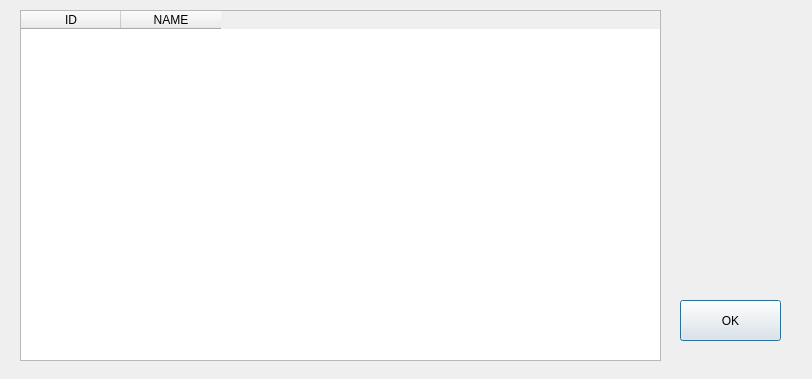
<?xml version="1.0" encoding="UTF-8"?>
<ui version="4.0">
 <class>Dialog</class>
 <widget class="QDialog" name="Dialog">
  <property name="geometry">
   <rect>
    <x>0</x>
    <y>0</y>
    <width>812</width>
    <height>379</height>
   </rect>
  </property>
  <property name="windowTitle">
   <string>Dialog</string>
  </property>
  <widget class="QTableWidget" name="tableWidget">
   <property name="geometry">
    <rect>
     <x>20</x>
     <y>10</y>
     <width>641</width>
     <height>351</height>
    </rect>
   </property>
   <property name="minimumSize">
    <size>
     <width>641</width>
     <height>0</height>
    </size>
   </property>
   <column>
    <property name="text">
     <string>ID</string>
    </property>
   </column>
   <column>
    <property name="text">
     <string>NAME</string>
    </property>
   </column>
  </widget>
  <widget class="QPushButton" name="okButton">
   <property name="geometry">
    <rect>
     <x>680</x>
     <y>300</y>
     <width>101</width>
     <height>41</height>
    </rect>
   </property>
   <property name="text">
    <string>OK</string>
   </property>
  </widget>
 </widget>
 <resources/>
 <connections/>
</ui>
